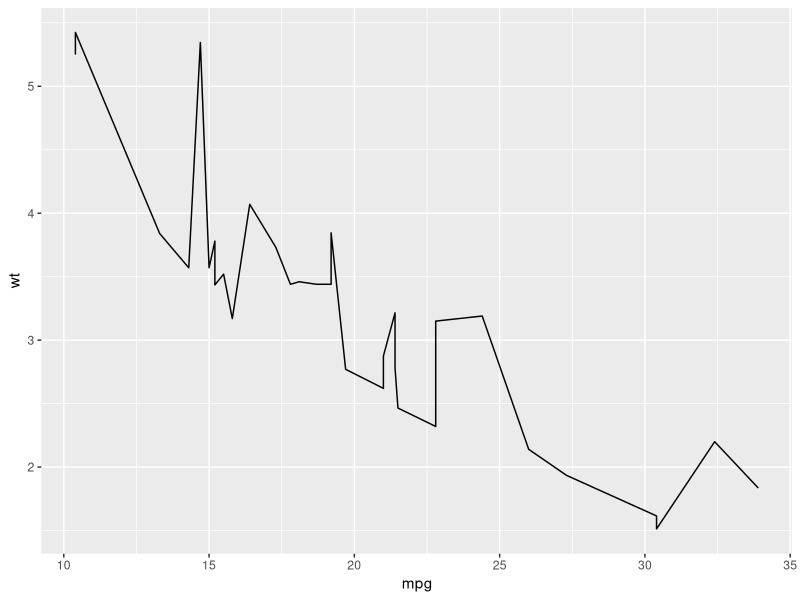
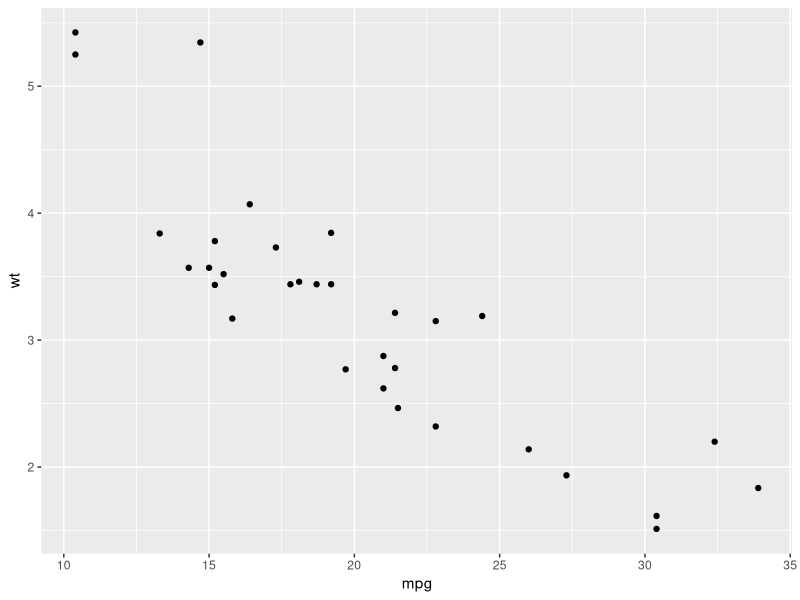
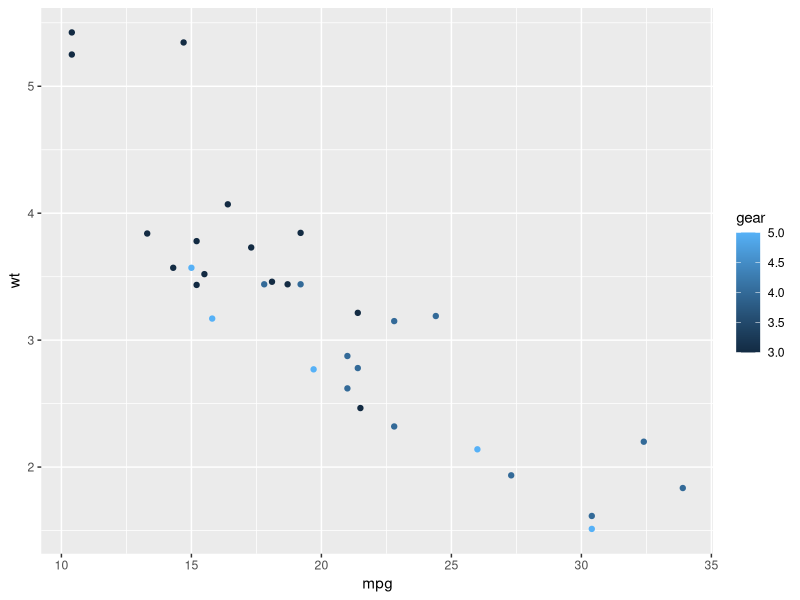
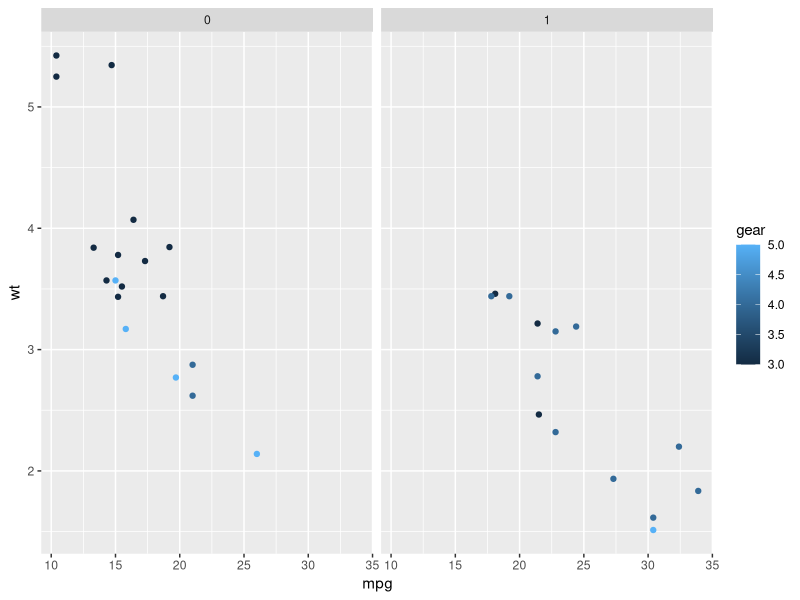
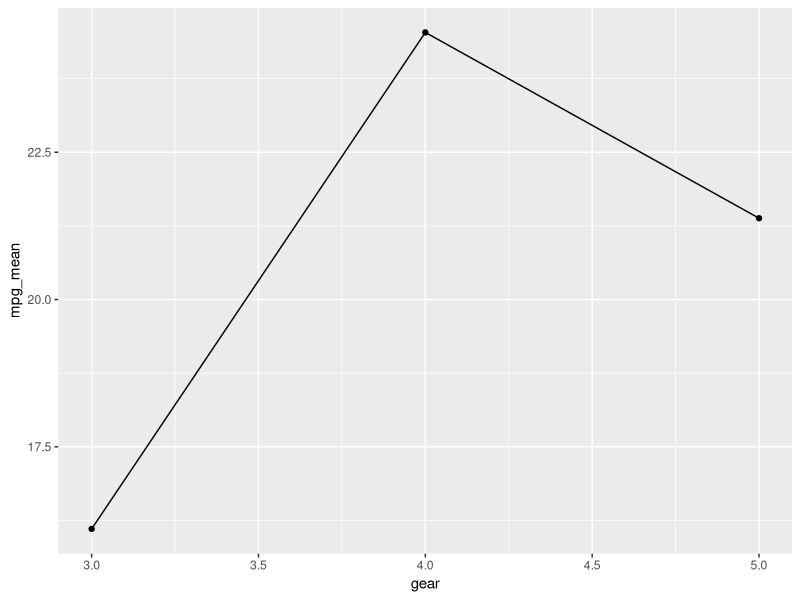

Recreate these plots in R, in order.
## ---- chunk 1
'this is a string'

44

382
## ---- chunk 2
# This is a comment

# Here is another one. I like concise comments.

# Be nice to your future self and others: add comments to your code.
## ---- chunk 3
45/7

7 * 38404

3 + 2
## ---- chunk 4
# Exponential transformation
exp(38)

# Log transformation
log(27)
## ---- chunk 5
ma_function <- function(x) {
  (x * 10) + 2
}
## ---- chunk 6
ma_function(22)

ma_function(362)
## ---- chunk 7
?log
## ---- chunk 8
this_one <- 'a nice little string for us to use'
another <- 4763
and_a_final_one <- 12
## ---- chunk 9
this_one
## ---- chunk 10
log(another)
exp(and_a_final_one)
## ---- chunk 11
x <- c(this_one, 'some other series of character')
y <- c(another, and_a_final_one)
## ---- chunk 12
b <- c(this_one, another)
## ---- chunk 13
names <- c('james', 'joan')
ages <- c(44, 54)
data.frame(names, ages, stringsAsFactors = FALSE)
## ---- chunk 14
df <- data.frame(names, ages, stringsAsFactors = FALSE)
## ---- chunk 15
df$names
## ---- chunk 16
df[2,]
## ---- chunk 17
str(df)
names(df)
## ---- chunk 18

## ---- chunk 19

## ---- chunk 20

## ---- chunk 21
library(ggplot2)
library(tidyverse)
## ---- chunk 22
df <- mtcars
str(mtcars)
?mtcars
## ---- chunk 23
ggplot(data = df, aes(x = mpg, y = wt)) +
  geom_line()
## ---- chunk 24
ggplot(data = df, aes(x = mpg, y = wt)) +
  geom_point()
## ---- chunk 25
ggplot(data = df, aes(x = mpg, y = wt, color = gear)) +
  geom_point()
## ---- chunk 26
ggplot(data = df, aes(x = mpg, y = wt, color = gear)) +
  geom_point() +
  facet_grid(.~vs)
## ---- chunk 27
?ggplot2
## ---- chunk 28
library(tidyverse)
## ---- chunk 29
df
## ---- chunk 30
as_tibble(df)
## ---- chunk 31
tb <- as_tibble(df)
filter(tb, vs == 1)
## ---- chunk 32
tb %>%
  filter(gear == 4) %>%
  group_by(vs)
## ---- chunk 33
tb %>%
  group_by(gear) %>%
  summarise(
    count = n(),
    mpg_mean = mean(mpg)
  )
## ---- chunk 34
tb %>%
  group_by(gear) %>%
  summarise(
    count = n(),
    mpg_mean = mean(mpg)
  ) %>%
  ggplot(aes(x = gear, y = mpg_mean)) +
  geom_line() +
  geom_point()
## ---- chunk 35

## ---- chunk 36

## ---- chunk 37

